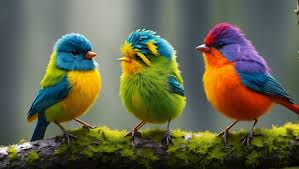
#> input picture 01_LearningOpenCV/bird.jpg, 299 x 169 px
$ jupyter execute 02.ipynb
#> lines starting #> are read from the running program, lines starting #| are printed output that depends on the picture
[cell 1]
import os
import cv2

[cell 2]
img = cv2.imread('bird.jpg')
#> img is the input picture: shape (169, 299, 3); mean B, G, R 75.5, 100.1, 99.5

resized_img = cv2.resize(img, (400, 200))
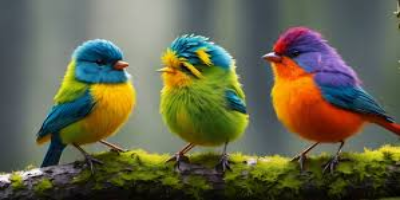
#> resized_img: shape (200, 400, 3); mean B, G, R 75.4, 100, 99.4

[cell 3]
print(img.shape)
#| (169, 299, 3)
print(resized_img.shape)
#| (200, 400, 3)

[cell 4]
cv2.imshow('img', resized_img)
cv2.waitKey(0)

[cell 5]
img = cv2.imread('bird.jpg')

[cell 6]
cropped_img = img[50:150,100:200]
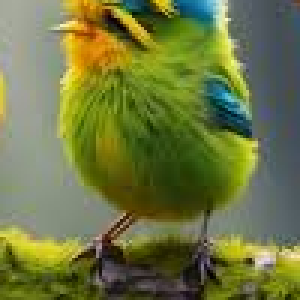
#> cropped_img: shape (100, 100, 3) (shown 3 times larger); mean B, G, R 64.6, 118.2, 109.9

$ run again, with 01_LearningOpenCV/bear.jpg copied over 01_LearningOpenCV/bird.jpg
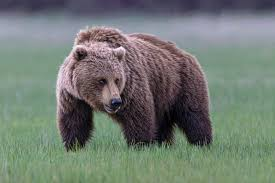
#> input picture 01_LearningOpenCV/bear.jpg, 275 x 183 px
#> img is the input picture: shape (183, 275, 3); mean B, G, R 114.4, 122.1, 113.5
#> `resized_img = cv2.resize(img, (400, 200))`:
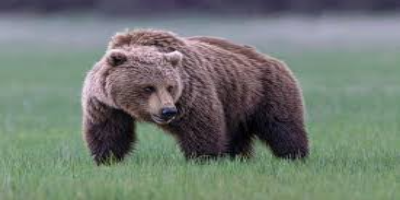
#> resized_img: shape (200, 400, 3); mean B, G, R 114.3, 122, 113.4
#| (183, 275, 3)
#| (200, 400, 3)
#> `cropped_img = img[50:150,100:200]`:
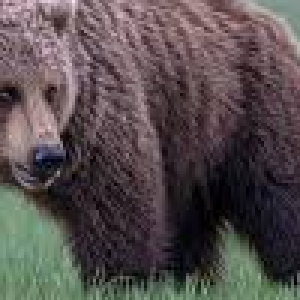
#> cropped_img: shape (100, 100, 3) (shown 3 times larger); mean B, G, R 78, 77.2, 86.5

$ run again, with 01_LearningOpenCV/papagaj.jpg copied over 01_LearningOpenCV/bird.jpg
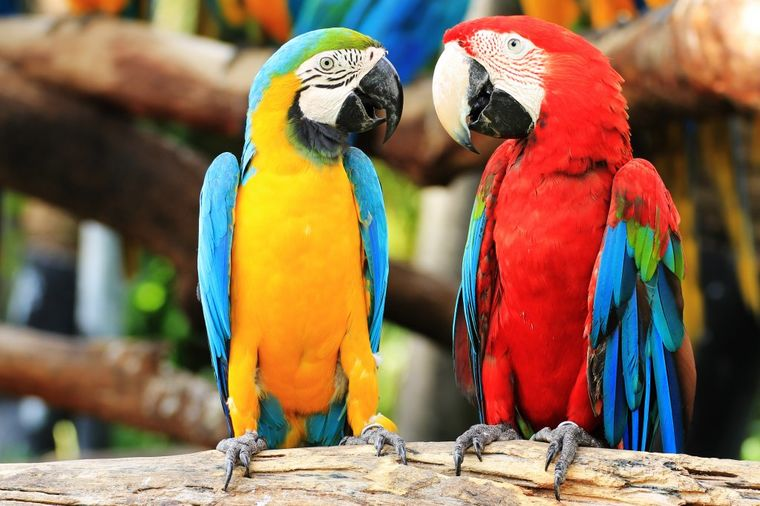
#> input picture 01_LearningOpenCV/papagaj.jpg, 760 x 506 px
#> img is the input picture: shape (506, 760, 3); mean B, G, R 81.3, 109.3, 139.4
#> `resized_img = cv2.resize(img, (400, 200))`:
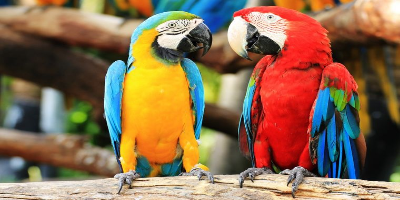
#> resized_img: shape (200, 400, 3); mean B, G, R 81.1, 109.2, 139.3
#| (506, 760, 3)
#| (200, 400, 3)
#> `cropped_img = img[50:150,100:200]`:
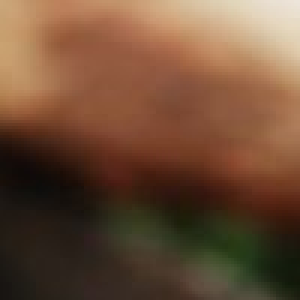
#> cropped_img: shape (100, 100, 3) (shown 3 times larger); mean B, G, R 54.9, 77.7, 110.1
